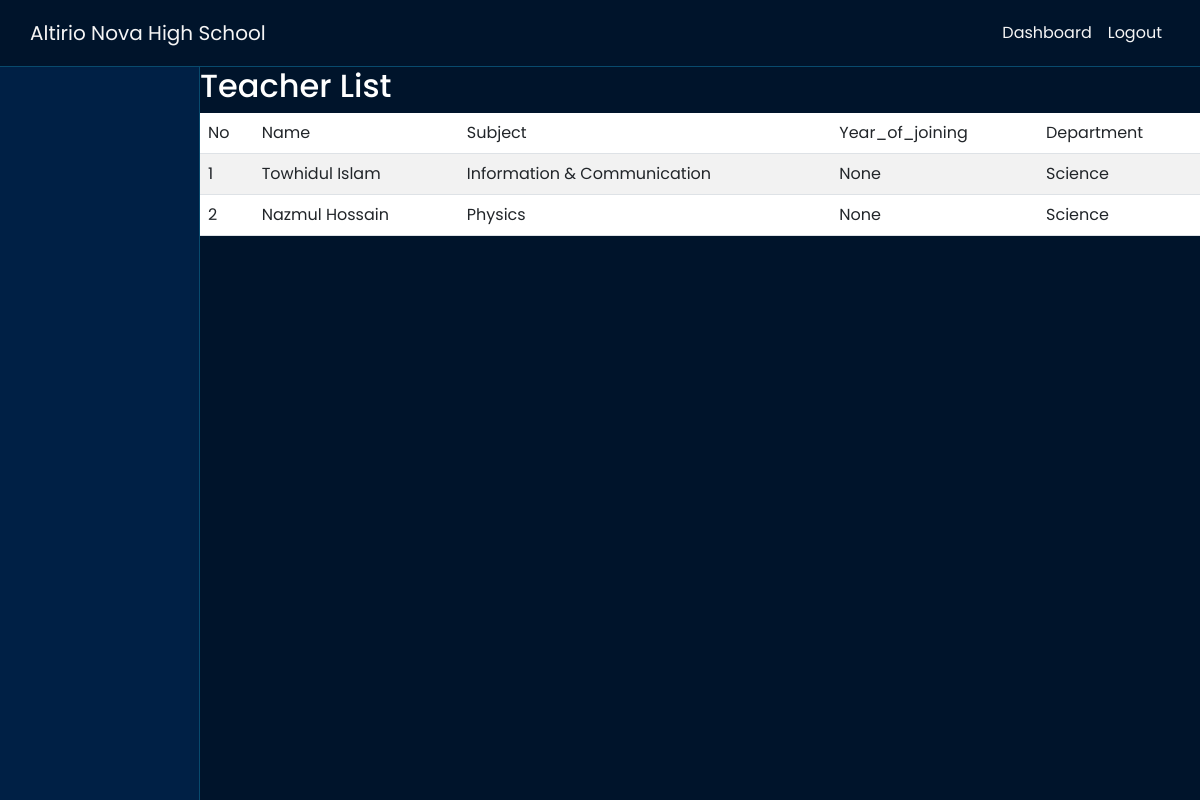
Page /teacher_list (signed in) on the earlier database version.
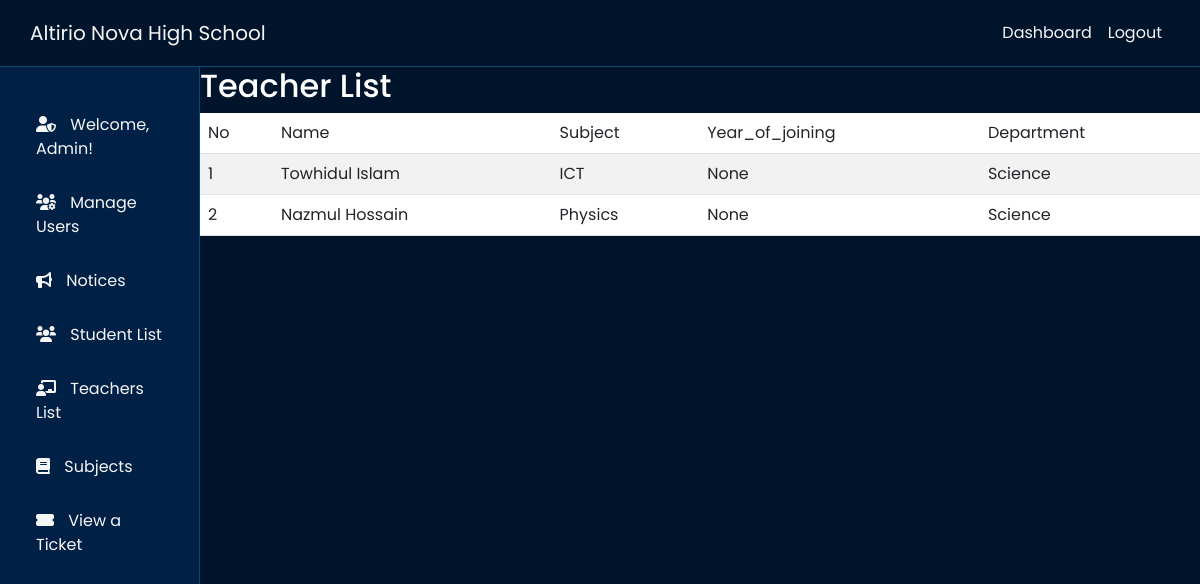
Same page on the later database version.
### School/models.py (models this page shows, shortened)
class Teacher(models.Model):
    profile = models.OneToOneField(Profile, on_delete=models.CASCADE)
    subject = models.CharField(max_length=100)  # e.g., "Math", "Science"
    year_of_joining = models.DateField(null=True, blank=True, default=now)
    department = models.CharField(max_length=100, blank=True, null=True)  # New department field
    phone_number = models.CharField(max_length=15, null=True, blank=True, default=None)  # Phone number
    email = models.EmailField(null=True, blank=True, default=None)  # Email address
    @property
    def full_name(self):
        return f"{self.profile.user.first_name} {self.profile.user.last_name}"

class Profile(models.Model):
    ROLE_CHOICES = [
        ('Admin', 'Admin'),
        ('Teacher', 'Teacher'),
        ('Student', 'Student'),
    ]
    user = models.OneToOneField(User, on_delete=models.CASCADE)
    role = models.CharField(max_length=10, choices=ROLE_CHOICES)

### School/views.py (the view)
# urls.py: path('teacher_list', views.teacher_list, name='teacher_list'),
@login_required
def teacher_list(request):
    teacher = Teacher.objects.all()
    return render(request, "html/teacher_list.html", {"teachers": teacher})

### School/templates/html/teacher_list.html (shortened to what this page needs)
{% extends 'base.html' %}
{% block content %}
<h2>Teacher List</h2>
<table class="table table-striped table-hover">
    <thead>
        <tr>
            <th>No</th>
            <th>Name</th>
            <th>Subject</th>
            <th>Year_of_joining</th>
            <th>Department</th>
        </tr>
    </thead>
    <tbody>
        {% for teacher in teachers %}
        <tr>
            <td> {{ forloop.counter }} </td>
            <td>{{teacher.full_name}}</td>
            <td>{{teacher.subject}}</td>
            <td>{{teacher.year_of_joining}}</td>
            <td>{{teacher.department}}</td>
        </tr>
        {% endfor %}
    </tbody>
</table>
{% endblock %}

Differences in the rows shown:
changed Teacher "Towhidul Islam": subject "Information & Communication" → "ICT"
Other differences:
text now shown: "Welcome, Admin! Manage Users Notices Student List Teachers List Subjects View a Ticket"
